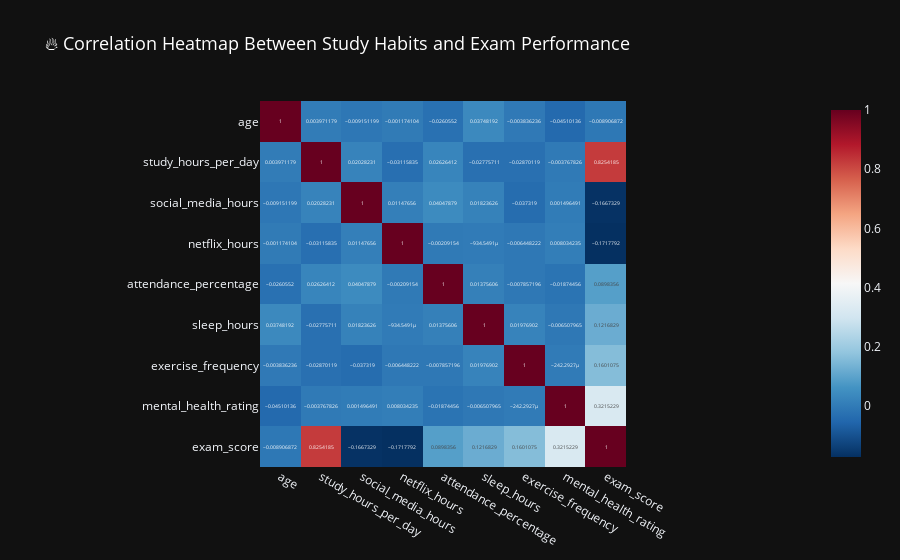

Write notebook code for a chart like this one.
### Code cell
fig = px.imshow(
    df[num_cols].corr(),
    text_auto=True,
    color_continuous_scale='RdBu_r',
    title='🔥 Correlation Heatmap Between Study Habits and Exam Performance'
)
fig.update_layout(
    template='plotly_dark',
    title_font=dict(size=18, color='white')
)
fig.show()

### Figure 1 — Plotly figure (JSON) as saved in the notebook; plotly's stock layout.template omitted (floating-point values rounded to 4 significant figures)
{"data": [{"coloraxis": "coloraxis", "hovertemplate": "x: %{x}<br>y: %{y}<br>color: %{z}<extra></extra>", "name": "0", "texttemplate": "%{z}", "type": "heatmap", "x": ["age", "study_hours_per_day", "social_media_hours", "netflix_hours", "attendance_percentage", "sleep_hours", "exercise_frequency", "mental_health_rating", "exam_score"], "xaxis": "x", "y": ["age", "study_hours_per_day", "social_media_hours", "netflix_hours", "attendance_percentage", "sleep_hours", "exercise_frequency", "mental_health_rating", "exam_score"], "yaxis": "y", "z": [[1.0, 0.003971, -0.009151, -0.001174, -0.02606, 0.03748, -0.003836, -0.0451, -0.008907], [0.003971, 1.0, 0.02028, -0.03116, 0.02626, -0.02776, -0.0287, -0.003768, 0.8254], [-0.009151, 0.02028, 1.0, 0.01148, 0.04048, 0.01824, -0.03732, 0.001496, -0.1667], [-0.001174, -0.03116, 0.01148, 1.0, -0.002092, -0.0009345, -0.006448, 0.008034, -0.1718], [-0.02606, 0.02626, 0.04048, -0.002092, 1.0, 0.01376, -0.007857, -0.01874, 0.08984], [0.03748, -0.02776, 0.01824, -0.0009345, 0.01376, 1.0, 0.01977, -0.006508, 0.1217], [-0.003836, -0.0287, -0.03732, -0.006448, -0.007857, 0.01977, 1.0, -0.0002423, 0.1601], [-0.0451, -0.003768, 0.001496, 0.008034, -0.01874, -0.006508, -0.0002423, 1.0, 0.3215], [-0.008907, 0.8254, -0.1667, -0.1718, 0.08984, 0.1217, 0.1601, 0.3215, 1.0]]}], "layout": {"coloraxis": {"colorscale": [[0, "rgb(5,48,97)"], [0.1, "rgb(33,102,172)"], [0.2, "rgb(67,147,195)"], [0.3, "rgb(146,197,222)"], [0.4, "rgb(209,229,240)"], [0.5, "rgb(247,247,247)"], [0.6, "rgb(253,219,199)"], [0.7, "rgb(244,165,130)"], [0.8, "rgb(214,96,77)"], [0.9, "rgb(178,24,43)"], [1, "rgb(103,0,31)"]]}, "title": {"font": {"color": "white", "size": 18}, "text": "🔥 Correlation Heatmap Between Study Habits and Exam Performance"}, "xaxis": {"anchor": "y", "constrain": "domain", "domain": [0, 1], "scaleanchor": "y"}, "yaxis": {"anchor": "x", "autorange": "reversed", "constrain": "domain", "domain": [0, 1]}}}
